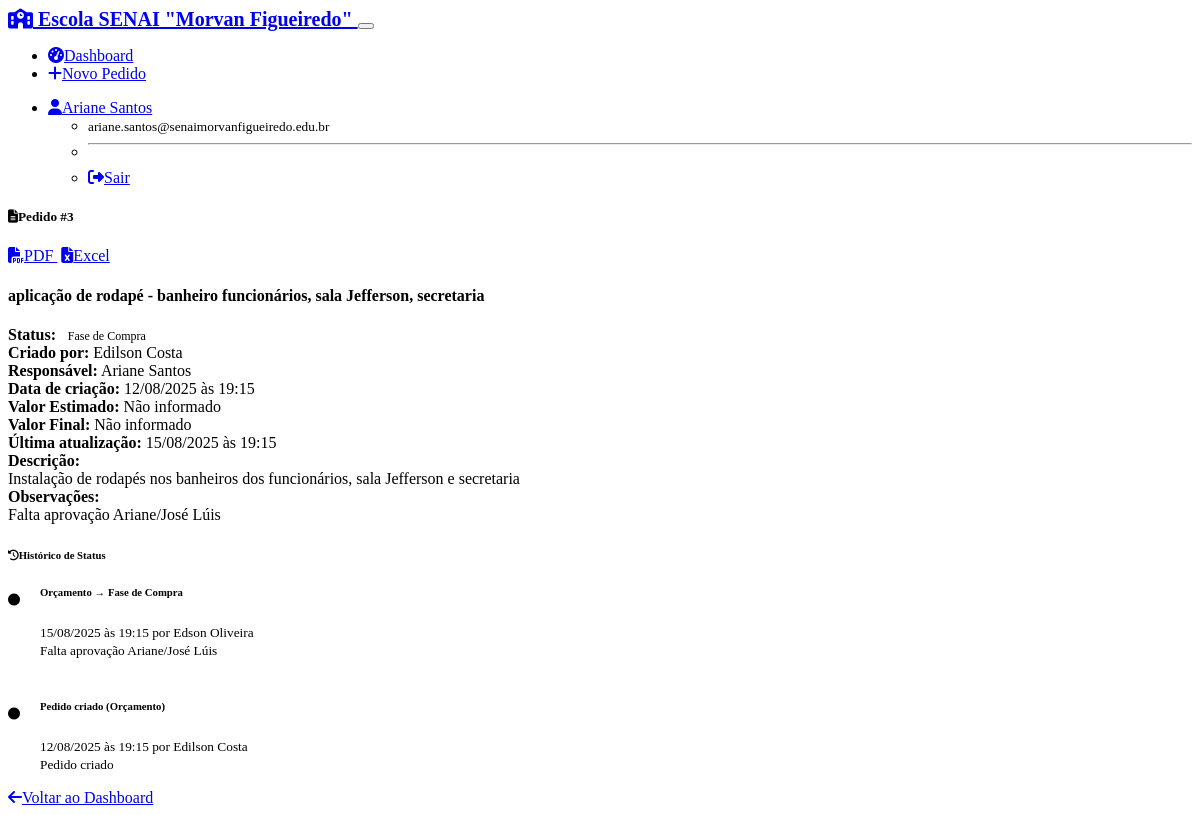
The app's page /request/3 (signed in) with its own data.
### models.py (models this page shows, shortened)
class User(UserMixin, db.Model):
    id = db.Column(db.Integer, primary_key=True)
    username = db.Column(db.String(64), unique=True, nullable=False)
    email = db.Column(db.String(120), unique=True, nullable=False)
    full_name = db.Column(db.String(120), nullable=False)
    password_hash = db.Column(db.String(256))
    needs_password_reset = db.Column(db.Boolean, default=False, nullable=False)
    is_admin = db.Column(db.Boolean, default=False, nullable=False)
    active = db.Column(db.Boolean, default=True, nullable=False)
    created_at = db.Column(db.DateTime, default=datetime.utcnow)
    @property
    def is_active(self):
        return self.active
    acquisition_requests = db.relationship('AcquisitionRequest', foreign_keys='AcquisitionRequest.created_by_id', backref='creator', lazy='dynamic')
    assigned_requests = db.relationship('AcquisitionRequest', foreign_keys='AcquisitionRequest.responsible_id', backref='responsible', lazy='dynamic')
    status_changes = db.relationship('StatusChange', backref='changed_by_user', lazy='dynamic')

class AcquisitionRequest(db.Model):
    id = db.Column(db.Integer, primary_key=True)
    title = db.Column(db.String(200), nullable=False)
    description = db.Column(db.Text, nullable=False)
    status = db.Column(db.String(50), nullable=False, default='orcamento')
    observations = db.Column(db.Text)
    estimated_value = db.Column(db.Numeric(10, 2))  # Valor estimado para fase de orçamento
    final_value = db.Column(db.Numeric(10, 2))      # Valor final para fase de compra/entrega
    created_at = db.Column(db.DateTime, default=datetime.utcnow)
    updated_at = db.Column(db.DateTime, default=datetime.utcnow, onupdate=datetime.utcnow)
    created_by_id = db.Column(db.Integer, db.ForeignKey('user.id'), nullable=False)
    responsible_id = db.Column(db.Integer, db.ForeignKey('user.id'))
    attachments = db.relationship('Attachment', backref='request', lazy='dynamic', cascade='all, delete-orphan')
    status_changes = db.relationship('StatusChange', backref='request', lazy='dynamic', cascade='all, delete-orphan')
    STATUS_CHOICES = [
        ('orcamento', 'Orçamento'),
        ('fase_compra', 'Fase de Compra'),
        ('a_caminho', 'A Caminho'),
        ('finalizado', 'Finalizado')
    ]

class StatusChange(db.Model):
    id = db.Column(db.Integer, primary_key=True)
    old_status = db.Column(db.String(50))
    new_status = db.Column(db.String(50), nullable=False)
    change_date = db.Column(db.DateTime, default=datetime.utcnow)
    comments = db.Column(db.Text)
    request_id = db.Column(db.Integer, db.ForeignKey('acquisition_request.id'), nullable=False)
    changed_by_id = db.Column(db.Integer, db.ForeignKey('user.id'), nullable=False)
    def get_old_status_display(self):
        status_dict = dict(AcquisitionRequest.STATUS_CHOICES)
        return status_dict.get(self.old_status, self.old_status) if self.old_status else 'Criado'
    def get_new_status_display(self):
        status_dict = dict(AcquisitionRequest.STATUS_CHOICES)
        return status_dict.get(self.new_status, self.new_status)

### routes.py (the view)
@app.route('/request/<int:id>')
@login_required
def view_request(id):
    request_obj = AcquisitionRequest.query.get_or_404(id)
    status_history = StatusChange.query.filter_by(request_id=id).order_by(desc(StatusChange.change_date)).all()
    return render_template('request_detail.html', request_obj=request_obj, status_history=status_history)

### app.py (called while the page is built)
@login_manager.user_loader
def load_user(user_id):
    from models import User
    return User.query.get(int(user_id))

### templates/request_detail.html (shortened to what this page needs)
{% extends "base.html" %}
{% block content %}
<div class="row">
    <div class="col-lg-8">
        <div class="card mb-4">
            <div class="card-header d-flex justify-content-between align-items-center">
                <h5 class="mb-0">
                    <i class="fas fa-file-alt me-2"></i>Pedido #{{ request_obj.id }}
                </h5>
                <div class="btn-group">
                    <div class="btn-group">
                        <a href="{{ url_for('generate_request_pdf_route', id=request_obj.id) }}" class="btn btn-sm btn-success">
                            <i class="fas fa-file-pdf me-1"></i>PDF
                        </a>
                        <a href="{{ url_for('export_excel_request', id=request_obj.id) }}" class="btn btn-sm btn-success">
                            <i class="fas fa-file-excel me-1"></i>Excel
                        </a>
                    </div>
                </div>
            </div>
            <div class="card-body">
                <h4 class="card-title">{{ request_obj.title }}</h4>
                <div class="row mb-3">
                    <div class="col-md-6">
                        <strong>Status:</strong>
                        {% set status_classes = {
                            'orcamento': 'warning',
                            'fase_compra': 'info',
                            'a_caminho': 'primary',
                            'finalizado': 'success'
                        } %}
                        {% set status_names = {
                            'orcamento': 'Orçamento',
                            'fase_compra': 'Fase de Compra',
                            'a_caminho': 'A Caminho',
                            'finalizado': 'Finalizado'
                        } %}
                        <span class="badge bg-{{ status_classes.get(request_obj.status, 'secondary') }} text-white ms-2">
                            {{ status_names.get(request_obj.status, request_obj.status) }}
                        </span>
                    </div>
                    <div class="col-md-6">
                        <strong>Criado por:</strong> {{ request_obj.creator.full_name }}
                    </div>
                </div>
                <div class="row mb-3">
                    <div class="col-md-6">
                        <strong>Responsável:</strong>
                        {% if request_obj.responsible %}
                            {{ request_obj.responsible.full_name }}
                        {% else %}
                            <span class="text-muted">Não definido</span>
                        {% endif %}
                    </div>
                    <div class="col-md-6">
                        <strong>Data de criação:</strong>
                        {{ request_obj.created_at.strftime('%d/%m/%Y às %H:%M') }}
                    </div>
                </div>
                <div class="row mb-3">
                    <div class="col-md-6">
                        <strong>Valor Estimado:</strong>
                        {% if request_obj.estimated_value %}
                            <span class="text-success fw-bold">R$ {{ "%.2f"|format(request_obj.estimated_value) }}</span>
                        {% else %}
                            <span class="text-muted">Não informado</span>
                        {% endif %}
                    </div>
                    <div class="col-md-6">
                        <strong>Valor Final:</strong>
                        {% if request_obj.final_value %}
                            <span class="text-warning fw-bold">R$ {{ "%.2f"|format(request_obj.final_value) }}</span>
                        {% else %}
                            <span class="text-muted">Não informado</span>
                        {% endif %}
                    </div>
                </div>
                {% if request_obj.updated_at != request_obj.created_at %}
                <div class="row mb-3">
                    <div class="col-12">
                        <strong>Última atualização:</strong>
                        {{ request_obj.updated_at.strftime('%d/%m/%Y às %H:%M') }}
                    </div>
                </div>
                {% endif %}
                <div class="mb-3">
                    <strong>Descrição:</strong>
                    <div class="mt-2 p-3 bg-body-secondary rounded">
                        {{ request_obj.description | replace('\n', '<br>') | safe }}
                    </div>
                </div>
                {% if request_obj.observations %}
                <div class="mb-3">
                    <strong>Observações:</strong>
                    <div class="mt-2 p-3 bg-body-secondary rounded">
                        {{ request_obj.observations | replace('\n', '<br>') | safe }}
                    </div>
                </div>
                {% endif %}
            </div>
        </div>
    </div>
    <div class="col-lg-4">
        <div class="card">
            <div class="card-header">
                <h6 class="mb-0">
                    <i class="fas fa-history me-2"></i>Histórico de Status
                </h6>
            </div>
            <div class="card-body">
                {% if status_history %}
                    <div class="timeline">
                        {% for change in status_history %}
                        <div class="timeline-item mb-3">
                            <div class="timeline-marker">
                                <i class="fas fa-circle"></i>
                            </div>
                            <div class="timeline-content">
                                <h6 class="mb-1">
                                    {% if change.old_status %}
                                        {{ change.get_old_status_display() }} → {{ change.get_new_status_display() }}
                                    {% else %}
                                        Pedido criado ({{ change.get_new_status_display() }})
                                    {% endif %}
                                </h6>
                                <small class="text-muted">
                                    {{ change.change_date.strftime('%d/%m/%Y às %H:%M') }} por
                                    {{ change.changed_by_user.full_name }}
                                </small>
                                {% if change.comments %}
                                <div class="mt-2">
                                    <small class="text-muted">{{ change.comments }}</small>
                                </div>
                                {% endif %}
                            </div>
                        </div>
                        {% endfor %}
                    </div>
                {% else %}
                    <p class="text-muted text-center">Nenhum histórico disponível</p>
                {% endif %}
            </div>
        </div>
    </div>
</div>
<div class="mt-4">
    <a href="{{ url_for('dashboard') }}" class="btn btn-secondary">
        <i class="fas fa-arrow-left me-1"></i>Voltar ao Dashboard
    </a>
</div>
{% endblock %}

### templates/base.html (shortened to what this page needs)
<!DOCTYPE html>
<html lang="pt-BR" data-bs-theme="dark">
<head>
    <link href="https://cdn.replit.com/agent/bootstrap-agent-dark-theme.min.css" rel="stylesheet">
    <link rel="stylesheet" href="https://cdnjs.cloudflare.com/ajax/libs/font-awesome/6.4.0/css/all.min.css">
    <link rel="stylesheet" href="{{ url_for('static', filename='style.css') }}">
</head>
<body>
    {% if current_user.is_authenticated %}
    <nav class="navbar navbar-expand-lg navbar-dark bg-primary">
        <div class="container">
            <a class="navbar-brand" href="{{ url_for('dashboard') }}">
                <i class="fas fa-school me-2"></i>
Escola SENAI "Morvan Figueiredo"
            </a>
            <button class="navbar-toggler" type="button" data-bs-toggle="collapse" data-bs-target="#navbarNav">
            </button>
            <div class="collapse navbar-collapse" id="navbarNav">
                <ul class="navbar-nav me-auto">
                    <li class="nav-item">
                        <a class="nav-link" href="{{ url_for('dashboard') }}">
                            <i class="fas fa-tachometer-alt me-1"></i>Dashboard
                        </a>
                    </li>
                    <li class="nav-item">
                        <a class="nav-link" href="{{ url_for('new_request') }}">
                            <i class="fas fa-plus me-1"></i>Novo Pedido
                        </a>
                    </li>
                </ul>
                <ul class="navbar-nav">
                    <li class="nav-item dropdown">
                        <a class="nav-link dropdown-toggle" href="#" role="button" data-bs-toggle="dropdown">
                            <i class="fas fa-user me-1"></i>{{ current_user.full_name }}
                        </a>
                        <ul class="dropdown-menu">
                            <li><span class="dropdown-item-text">
                                <small class="text-muted">{{ current_user.email }}</small>
                            </span></li>
                            <li><hr class="dropdown-divider"></li>
                            <li><a class="dropdown-item" href="{{ url_for('logout') }}">
                                <i class="fas fa-sign-out-alt me-1"></i>Sair
                            </a></li>
                        </ul>
                    </li>
                </ul>
            </div>
        </div>
    </nav>
    {% endif %}
    <main class="container my-4">
        {% if error_message %}
            <div class="text-center">
                <h1 class="display-1">😔</h1>
                <h2>{{ error_message }}</h2>
                <a href="{{ url_for('dashboard') }}" class="btn btn-primary">
                    <i class="fas fa-home me-1"></i>Voltar ao Dashboard
                </a>
            </div>
        {% else %}
            {% block content %}{% endblock %}
        {% endif %}
    </main>
</body>
</html>

### static/style.css (style rules this page uses)
.timeline { position: relative; }
.timeline-item { position: relative; padding-left: 2rem; }
.timeline-marker { position: absolute; left: 0; top: 0.25rem; width: 1rem; height: 1rem; color: var(--bs-primary); }
.timeline-marker i { font-size: 0.75rem; }
.timeline-content { padding-bottom: 1rem; }
.timeline-item:not(:last-child)::before { content: ''; position: absolute; left: 0.375rem; top: 1.25rem; bottom: -1rem; width: 2px; background-color: var(--bs-border-color); }
.badge { font-size: 0.75rem; padding: 0.35em 0.65em; }
.card { transition: box-shadow 0.15s ease-in-out; }
.navbar-brand { font-weight: 600; font-size: 1.25rem; }
.btn + .btn { margin-left: 0.25rem; }
[data-bs-theme="dark"] .timeline-item:not(:last-child)::before { background-color: rgba(255, 255, 255, 0.2); }
.fade-in { animation: fadeIn 0.3s ease-in; }
.status-fase-compra { color: var(--bs-info); }

### records on screen
User: full_name "Ariane Santos", email "ariane.santos@senaimorvanfigueiredo.edu.br", responsible.full_name "Ariane Santos"
AcquisitionRequest: id "3", title "aplicação de rodapé - banheiro funcionários, sala Jefferson, secretaria", get "Fase de Compra", created_at "12/08/2025 às 19:15", updated_at "15/08/2025 às 19:15", description "Instalação de rodapés nos banheiros dos funcionários, sala Jefferson e secretaria", observations "Falta aprovação Ariane/José Lúis"
User: creator.full_name "Edilson Costa"
StatusChange: old_status "Orçamento", new_status "Fase de Compra", change_date "15/08/2025 às 19:15", changed_by_user.full_name "Edson Oliveira", comments "Falta aprovação Ariane/José Lúis"
StatusChange: new_status "Orçamento", change_date "12/08/2025 às 19:15", changed_by_user.full_name "Edilson Costa", comments "Pedido criado"
